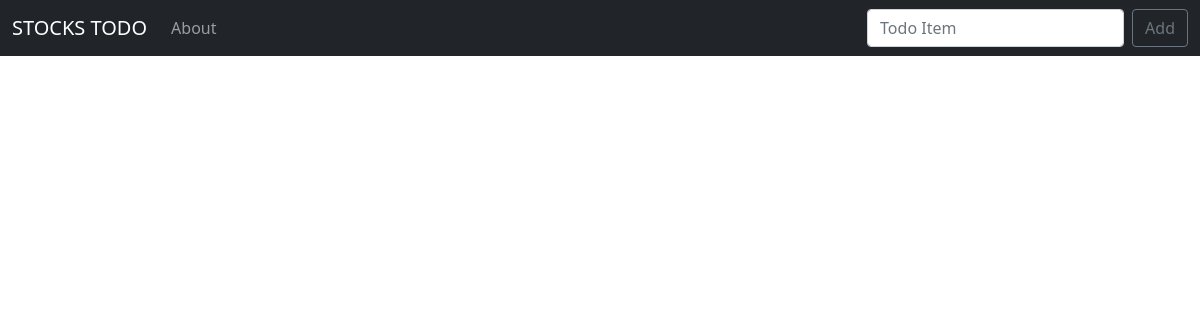
/, run on an earlier commit of the app's database.
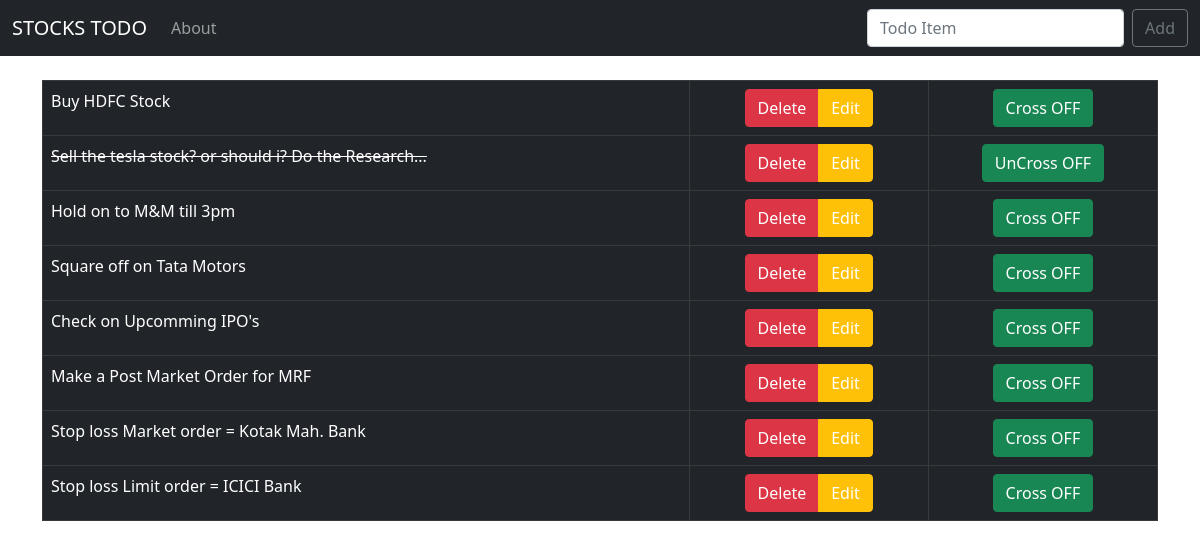
And on a later commit of the database.
### todo_list/models.py (models this page shows, shortened)
class List(models.Model):
    item = models.CharField(max_length=200)
    completed = models.BooleanField(default=False)

### todo_list/views.py (the view)
# urls.py: path('', views.home, name='home'),
def home(request):
    if request.method == 'POST':
        form = ListForm(request.POST or None)
        if form.is_valid():
            form.save()
            all_items = List.objects.all
            messages.success(request, ("Reminder Added to your List!"))
            return render(request, 'home.html', {'all_items': all_items})
    else:
        all_items = List.objects.all
        return render(request, 'home.html', {'all_items': all_items})

### todo_list/templates/home.html (shortened to what this page needs)
{% extends 'base.html' %}
{% block content %}
    {% if all_items %}
    <table class="table table-bordered">
    {% for things in all_items %}
        {% if things.completed %}
            <tr class="table-dark">
                <td class="striker">{{ things.item }}</td>
                <td><center>
                <div class="btn-group" role="group" aria-label="Basic mixed styles example">
                    <button type="button" class="btn btn-danger"><a href="{% url 'delete' things.id %}">Delete</a></button>
                    <button type="button" class="btn btn-warning"><a href="{% url 'edit' things.id %}">Edit</a></button>
                  </div>
                </center></td>
                <td><center><button type="button" class="btn btn-success"><a href="{% url 'uncross' things.id %}">UnCross OFF</a></button></center></td>
            </tr>
        {% else %}
            <tr class="table-dark">
                <td>{{ things.item }}</td>
                <td><center>
                    <div class="btn-group" role="group" aria-label="Basic mixed styles example">
                        <button type="button" class="btn btn-danger"><a href="{% url 'delete' things.id %}">Delete</a></button>
                        <button type="button" class="btn btn-warning"><a href="{% url 'edit' things.id %}">Edit</a></button>
                      </div>
                </center></td>
            <td><center><button type="button" class="btn btn-success"><a href="{% url 'cross_off' things.id %}">Cross OFF</a></button></center></td>
            </tr>
        {% endif %}
    {% endfor %}
    </table>
    {% endif %}
{% endblock %}

### todo_list/templates/base.html (shortened to what this page needs)
{% load static %}
<!doctype html>
<html lang="en">
  <head>
    <link href="https://cdn.jsdelivr.net/npm/bootstrap@5.0.0-beta1/dist/css/bootstrap.min.css" rel="stylesheet">
    <link href="{% static 'css/style.css' %}" rel="stylesheet" >
  </head>
  <body>
    <nav class="navbar navbar-expand-lg navbar-dark bg-dark">
        <div class="container-fluid">
          <a class="navbar-brand" href="{% url 'home' %}">STOCKS TODO</a>
          <div class="collapse navbar-collapse" id="navbarSupportedContent">
            <ul class="navbar-nav me-auto mb-2 mb-lg-0">
              <li class="nav-item">
                <a class="nav-link" href="{% url 'about' %}">About</a>
              </li>
            </ul>
            <form class="d-flex" method="POST">
              <input class="form-control me-2" name="item" type="search" placeholder="Todo Item" aria-label="Search">
              <button class="btn btn-outline-secondary" type="submit">Add</button>
            </form>
          </div>
        </div>
    </nav>
    <br/>
    <div class="container">
        {% block content %}
        {% endblock %}
    </div>
  </body>
</html>

### static/css/style.css (style rules this page uses)
.striker { text-decoration: line-through; }
a, a:hover { color:white; text-decoration: none; }

What changed in the data, as far as the page shows it:
added List: item "Buy HDFC Stock"
added List: item "Sell the tesla stock? or should i? Do the Research..."
added List: item "Hold on to M&M till 3pm"
added List: item "Square off on Tata Motors"
added List: item "Check on Upcomming IPO's"
added List: item "Make a Post Market Order for MRF"
added List: item "Stop loss Market order = Kotak Mah. Bank"
added List: item "Stop loss Limit order = ICICI Bank"
